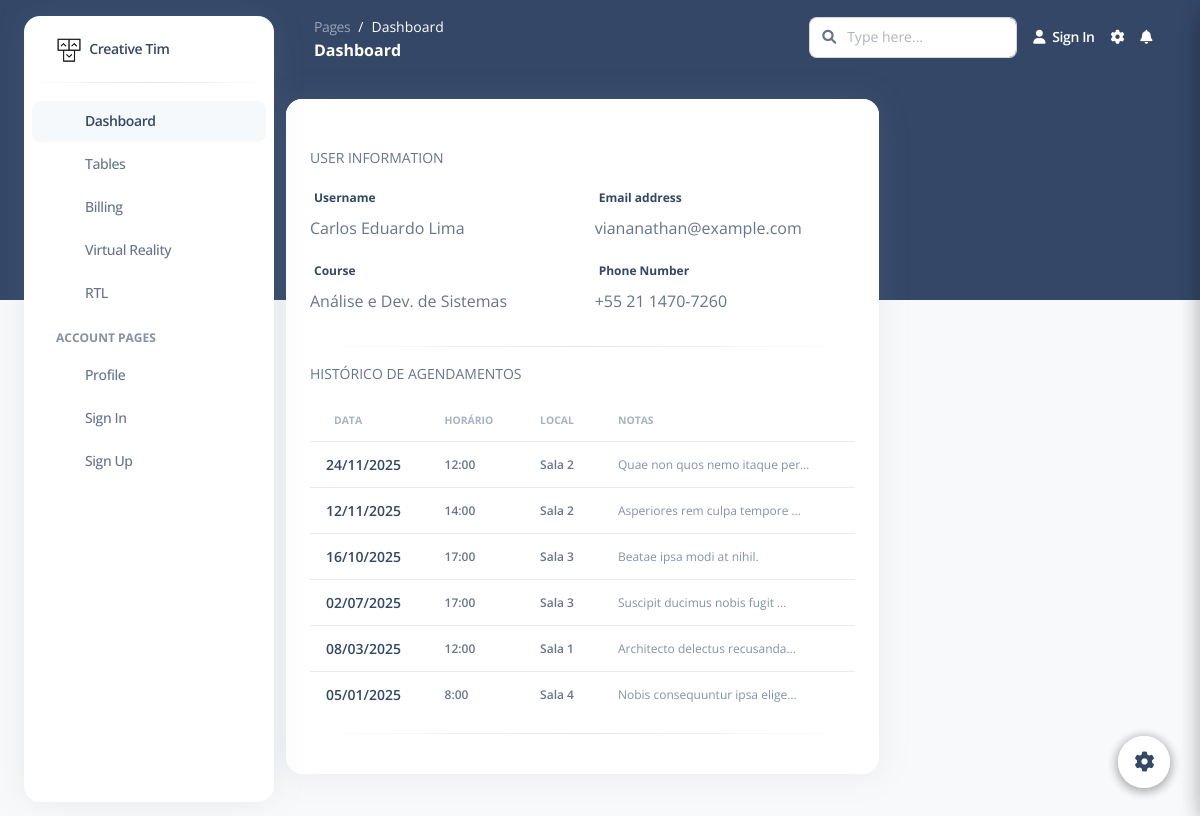
The page /student/profile/221/details/ on the database its author committed.
### schedule/models.py (models this page shows, shortened)
class Student(models.Model):
    user = models.OneToOneField(User, on_delete=models.CASCADE)
    enrollment_number = models.CharField(max_length=20, unique=True)
    parent = models.CharField(max_length=150, null=True, blank=True)
    course = models.CharField(max_length=150, null=True, blank=True)

class User(models.Model):
    name = models.CharField(max_length=150, unique=True)
    birth_date = models.DateField()
    email = models.EmailField(unique=True)
    gender = models.CharField(max_length=10)
    birth_place = models.CharField(max_length=100)
    phone = models.CharField(max_length=15)
    password = models.CharField(max_length=128)

class Session(models.Model):
    date = models.DateField()
    time = models.CharField(null=True, blank=True)
    place = models.CharField(max_length=150, null=True, blank=True)
    notes = models.TextField(null=True, blank=True)
    students = models.ManyToManyField(Student, through='SessionAttendance', related_name="sessions")

### schedule/views.py (the view)
# urls.py: path('student/profile/<int:pk>/details/', views.profile_view, name='profile_view'),
def profile_view(request, pk):
    students = get_object_or_404(Student, pk=pk)
    return render(request, 'students/profile.html', {'student': students})

### templates/students/profile.html (shortened to what this page needs)
{% extends '_base.html' %} {% load static %} {% block content %}
    <div class="container-fluid py-4">
      <div class="row">
        <div class="col-md-8">
          <div class="card">
            <div class="card-header pb-0">
            </div>
            <div class="card-body">
              <p class="text-uppercase text-sm">User Information</p>
              <div class="row">
                <div class="col-md-6">
                  <div class="form-group">
                    <label for="example-text-input" class="form-control-label">Username</label>
                    <p>{{ student.user.name }}</p>
                  </div>
                </div>
                <div class="col-md-6">
                  <div class="form-group">
                    <label for="example-text-input" class="form-control-label">Email address</label>
                    <p>{{ student.user.email }}</p>
                  </div>
                </div>
                <div class="col-md-6">
                  <div class="form-group">
                    <label for="example-text-input" class="form-control-label">Course</label>
                    <p>{{ student.course }}</p>
                  </div>
                </div>
                <div class="col-md-6">
                  <div class="form-group">
                    <label for="example-text-input" class="form-control-label">Phone Number</label>
                    <p>{{ student.user.phone }}</p>
                  </div>
                </div>
              </div>
              <hr class="horizontal dark">
              <p class="text-uppercase text-sm">Histórico de Agendamentos</p>
              <div class="row">
                <div class="col-12">
                  <div class="table-responsive">
                    <table class="table align-items-center mb-0">
                      <thead>
                        <tr>
                          <th class="text-uppercase text-secondary text-xxs font-weight-bolder opacity-7">Data</th>
                          <th class="text-uppercase text-secondary text-xxs font-weight-bolder opacity-7 ps-2">Horário</th>
                          <th class="text-uppercase text-secondary text-xxs font-weight-bolder opacity-7 ps-2">Local</th>
                          <th class="text-uppercase text-secondary text-xxs font-weight-bolder opacity-7 ps-2">Notas</th>
                        </tr>
                      </thead>
                      <tbody>
                        {% for session in student.sessions.all %}
                        <tr>
                          <td>
                            <div class="d-flex px-2 py-1">
                              <div class="d-flex flex-column justify-content-center">
                                <h6 class="mb-0 text-sm">{{ session.date|date:"d/m/Y" }}</h6>
                              </div>
                            </div>
                          </td>
                          <td>
                            <p class="text-xs font-weight-bold mb-0">{{ session.time }}</p>
                          </td>
                          <td>
                            <p class="text-xs font-weight-bold mb-0">{{ session.place }}</p>
                          </td>
                          <td>
                            <p class="text-xs text-secondary mb-0">{{ session.notes|default:"-"|truncatechars:30 }}</p>
                          </td>
                        </tr>
                        {% empty %}
                        <tr>
                          <td colspan="4" class="text-center py-4">
                            <span class="text-sm font-weight-bold text-secondary">Nenhum agendamento encontrado.</span>
                          </td>
                        </tr>
                        {% endfor %}
                      </tbody>
                    </table>
                  </div>
                </div>
              </div>
              <hr class="horizontal dark">
            </div>
          </div>
        </div>
      </div>
    </div>
  <div class="fixed-plugin">
    <a class="fixed-plugin-button text-dark position-fixed px-3 py-2">
    </a>
  </div>
  <div class="fixed-plugin">
    <a class="fixed-plugin-button text-dark position-fixed px-3 py-2">
    </a>
  </div>
</body>
</html>
{% endblock content %}

### rows shown on the page
Student: user.name "Carlos Eduardo Lima", user.email "viananathan@example.com", course "Análise e Dev. de Sistemas", user.phone "+55 21 1470-7260"
Session: date "24/11/2025", time "12:00", place "Sala 2", notes "Quae non quos nemo itaque per…"
Session: date "12/11/2025", time "14:00", place "Sala 2", notes "Asperiores rem culpa tempore …"
Session: date "16/10/2025", time "17:00", place "Sala 3", notes "Beatae ipsa modi at nihil."
Session: date "02/07/2025", time "17:00", place "Sala 3", notes "Suscipit ducimus nobis fugit …"
Session: date "08/03/2025", time "12:00", place "Sala 1", notes "Architecto delectus recusanda…"
Session: date "05/01/2025", time "8:00", place "Sala 4", notes "Nobis consequuntur ipsa elige…"
